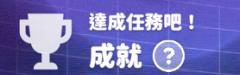
#> input picture resource/image/anchors/achievements.png, 240 x 75 px
$ python -i extract_video_samples.py   (imports and definitions only)
#> lines starting #> are read from the running program, lines starting #| are printed output that depends on the picture; after the words box and inside, x2 and y2 are one past the last pixel; in counts of white or black regions, pixels touching at a corner belong together
#> further down, picture is the input picture: shape (75, 240, 3); mean B, G, R 185.7, 113.4, 116.4
"""Extract game-only frames; reject desktop or ambiguous window geometry."""
from __future__ import annotations

import argparse
import hashlib
import json
from pathlib import Path

import cv2
import numpy as np

ROOT = Path(__file__).resolve().parents[1]
SAMPLES = [
    ('solo_setup', '13.51.56.03', 50),
    ('song_select', '13.51.56.03', 40),
    ('live_portal', '13.51.56.03', 20),
    ('auto_playing', '13.51.56.03', 100),
    ('live_result', '13.51.56.03', 223),
    ('home', '13.51.56.03', 1995),
    ('daily_missions', '13.51.56.03', 2000),
    ('daily_claimable', '13.51.56.03', 1997),
    ('pass_claimable', '13.51.56.03', 2001),
    ('pass_empty', '13.51.56.03', 2003),
    ('gifts_empty', '14.25.52.04', 9),
    ('achievements_claimable', '13.51.56.03', 2008),
    ('event_claimable', '13.51.56.03', 2017),
    ('event_list', '13.51.56.03', 2014),
    ('event_home', '13.51.56.03', 2025),
    ('event_free', '13.51.56.03', 2023),
    ('achievements', '13.51.56.03', 2010),
    ('event_missions', '13.51.56.03', 2020),
    ('fishing_map_second', '13.51.56.03', 1910),
    ('arena_map', '13.51.56.03', 254),
    ('arena_popup', '13.51.56.03', 256),
    ('high_low_entry', '13.51.56.03', 260),
    ('fishing_map_popup', '13.51.56.03', 1910.6),
    ('fishing_setup_second', '13.51.56.03', 1918),
    ('fishing_result', '13.51.56.03', 1945),
    ('fishing_setup_first', '13.51.56.03', 1906),
    ('multi_ready', '13.51.56.03', 1630),
    ('multi_portal', '13.51.56.03', 1608),
    ('holowork', '09.52.54.01', 45),
    ('holowork_dispatch', '09.52.54.01', 50),
    ('holowork_summary', '09.52.54.01', 48),
    ('holowork_get', '09.52.54.01', 49),
    ('holowork_assignment_empty', '09.52.54.01', 51),
    ('holowork_assignment', '09.52.54.01', 53),
    ('holowork_started', '09.52.54.01', 54.5),
    ('holowork_working', '09.52.54.01', 57),
    ('notifications', '09.52.54.01', 43),
    ('park_notifications', '09.52.54.01', 61),
    ('gift_house_entry', '09.52.54.01', 71),
    ('gift_house_result', '09.52.54.01', 73),
    ('gift_bijou_entry', '09.52.54.01', 88.2),
    ('gift_bijou_dialogue', '09.52.54.01', 89),
    ('gift_bijou_result', '09.52.54.01', 90),
    ('gift_azki_approach', '09.52.54.01', 98),
    ('gift_azki_dialogue', '09.52.54.01', 99),
    ('gift_azki_result', '09.52.54.01', 100),
    ('lottery_entry', '09.52.54.01', 109),
    ('lottery_dialogue', '09.52.54.01', 111),
    ('lottery_scratch', '09.52.54.01', 113),
    ('lottery_result', '09.52.54.01', 115.5),
    ('minigame_portal', '09.52.54.01', 125),
    ('cooking_setup', '09.52.54.01', 127),
    ('cooking_result', '09.52.54.01', 426),
    ('cooking_rewards', '09.52.54.01', 428),
    ('cooking_energy', '09.52.54.01', 129),
    ('energy_controls', '09.52.54.01', 129.4),
    ('jump_setup', '13.51.56.03', 1370),
    ('jump_play_top', '13.51.56.03', 1388),
    ('jump_play_level', '13.51.56.03', 1400),
    ('jump_play_bottom', '13.51.56.03', 1416),
    ('jump_result', '13.51.56.03', 1580),
    ('jump_rewards', '13.51.56.03', 1584),
    ('gifts', '14.25.52.04', 6),
]


def locate_client(frame):
    # The Windows title band is wide, neutral and light. A taskbar or another
    # application's small title does not satisfy the width and aspect checks.
    low = frame.min(axis=2)
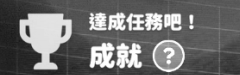
#> low: shape (75, 240); min 24, max 255, mean 111.6
    high = frame.max(axis=2)
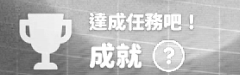
#> high: shape (75, 240); min 85, max 255, mean 185.7
    mask = ((low >= 212) & (high - low <= 18)).astype(np.uint8) * 255
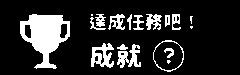
#> mask: shape (75, 240); 16.9% white; 18 white regions (4 under 20 px), largest, box (x1, y1, x2, y2) and area: (20, 14, 70, 69) 1475, (91, 43, 114, 68) 331, (117, 44, 141, 68) 282
    mask = cv2.morphologyEx(mask, cv2.MORPH_CLOSE, np.ones((3, 51), np.uint8))
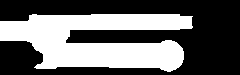
#> mask: shape (75, 240); 40.4% white; 1 white region
    contours, _ = cv2.findContours(mask, cv2.RETR_EXTERNAL, cv2.CHAIN_APPROX_SIMPLE)
#> contours = 1 contour; box (x1, y1, x2, y2) and area: (0, 14, 193, 72) 6910
    candidates = []
    for contour in contours:
        x, y, w, h = cv2.boundingRect(contour)
        if w >= 1000 and 18 <= h <= 42 and y < frame.shape[0] // 2:
            height = round((w - 2) * 9 / 16)
            if y + h + height <= frame.shape[0]:
                candidates.append((x + 1, y + h, w - 2, height))
#> this loop made 1 pass
#> (x, y, w, h) on pass 1: (0, 14, 193, 58)
#> after the loop, candidates = []
    if len(candidates) != 1:
#> (the run stopped early here; a loop or call above may not have finished)
